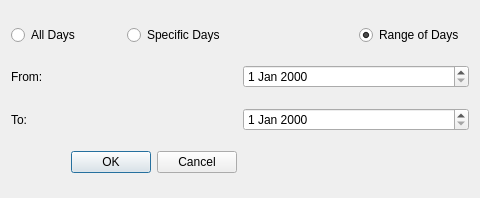
<?xml version="1.0" encoding="UTF-8"?>
<ui version="4.0">
 <class>Dialog</class>
 <widget class="QDialog" name="Dialog">
  <property name="geometry">
   <rect>
    <x>0</x>
    <y>0</y>
    <width>480</width>
    <height>198</height>
   </rect>
  </property>
  <property name="windowTitle">
   <string>Dialog</string>
  </property>
  <layout class="QGridLayout" name="gridLayout">
   <item row="0" column="0">
    <widget class="QRadioButton" name="radioButton">
     <property name="text">
      <string>All Days</string>
     </property>
    </widget>
   </item>
   <item row="0" column="1" colspan="2">
    <widget class="QRadioButton" name="radioButton_2">
     <property name="text">
      <string>Specific Days</string>
     </property>
     <property name="checked">
      <bool>false</bool>
     </property>
    </widget>
   </item>
   <item row="0" column="3">
    <widget class="QRadioButton" name="radioButton_3">
     <property name="text">
      <string>Range of Days</string>
     </property>
     <property name="checked">
      <bool>true</bool>
     </property>
    </widget>
   </item>
   <item row="1" column="0">
    <widget class="QLabel" name="label">
     <property name="text">
      <string>From: </string>
     </property>
    </widget>
   </item>
   <item row="1" column="2" colspan="2">
    <widget class="QDateEdit" name="dateEdit"/>
   </item>
   <item row="2" column="0">
    <widget class="QLabel" name="label_2">
     <property name="text">
      <string>To:</string>
     </property>
    </widget>
   </item>
   <item row="2" column="2" colspan="2">
    <widget class="QDateEdit" name="dateEdit_2"/>
   </item>
   <item row="3" column="0" colspan="2">
    <widget class="QDialogButtonBox" name="buttonBox">
     <property name="orientation">
      <enum>Qt::Horizontal</enum>
     </property>
     <property name="standardButtons">
      <set>QDialogButtonBox::Cancel|QDialogButtonBox::Ok</set>
     </property>
    </widget>
   </item>
  </layout>
 </widget>
 <resources/>
 <connections>
  <connection>
   <sender>buttonBox</sender>
   <signal>accepted()</signal>
   <receiver>Dialog</receiver>
   <slot>accept()</slot>
   <hints>
    <hint type="sourcelabel">
     <x>248</x>
     <y>254</y>
    </hint>
    <hint type="destinationlabel">
     <x>157</x>
     <y>274</y>
    </hint>
   </hints>
  </connection>
  <connection>
   <sender>buttonBox</sender>
   <signal>rejected()</signal>
   <receiver>Dialog</receiver>
   <slot>reject()</slot>
   <hints>
    <hint type="sourcelabel">
     <x>316</x>
     <y>260</y>
    </hint>
    <hint type="destinationlabel">
     <x>286</x>
     <y>274</y>
    </hint>
   </hints>
  </connection>
 </connections>
</ui>
